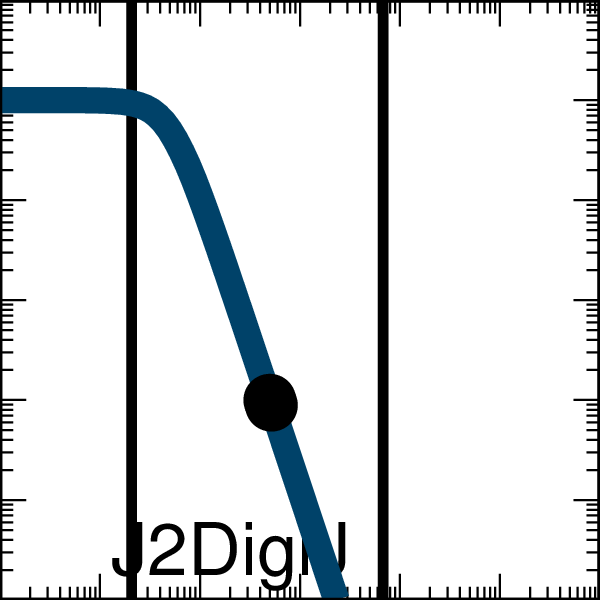

Recreate this plot in gnuplot.

set output "demo_FixedGatesDigital0xFE_005_A000_xfer_model_J2_DigiJ.eps"
set terminal postscript eps enhanced color "Helvetica, 35" size 2,2
set logscale x
set logscale y
set lmargin screen 0.0
set rmargin screen 1.0
set tmargin screen 1.0
set bmargin screen 0.0
set size ratio 1.0
set border linewidth 2
set tics scale 2
set mxtics 10
set mytics 10
set key bottom left
set key samplen -1
set xrange [0.001:1000.0]
set yrange [0.001:1000.0]
set format y "10^{%L}"    
set format x "10^{%L}"    
set format x ""    
set xlabel '00000001'
set arrow from 0.020804501900624047,0.001 to 0.020804501900624047,1000.0 nohead lw 10 lt 2 lc rgb '#000000'
set arrow from 6.800544091919846,0.001 to 6.800544091919846,1000.0 nohead lw 10 lt 2 lc rgb '#000000'
ymin = 0.0
ymax = 100.0
K = 0.05
n = 3.0
set dummy x

plot ymin+(ymax-ymin)/(1.0+(x/K)**n) lw 25 lc rgb '#004368' title 'J2DigiJ',\
 "<echo '1 2'" using (0.5):(0.0999000999000999)  with points pt 7 ps 4 lc rgb 'black' notitle,\
 "<echo '1 2'" using (0.52):(0.0888206746107878)  with points pt 7 ps 4 lc rgb 'black' notitle
